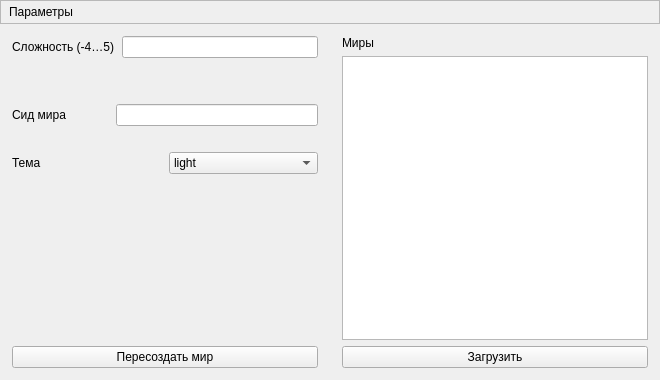
<?xml version="1.0" encoding="UTF-8"?>
<ui version="4.0">
 <class>SettingsPanel</class>
 <widget class="QWidget" name="SettingsPanel">
  <property name="geometry">
   <rect>
    <x>0</x>
    <y>0</y>
    <width>660</width>
    <height>380</height>
   </rect>
  </property>
  <property name="minimumSize">
   <size>
    <width>260</width>
    <height>200</height>
   </size>
  </property>
  <property name="maximumSize">
   <size>
    <width>860</width>
    <height>600</height>
   </size>
  </property>
  <layout class="QVBoxLayout" name="panelLayout">
   <property name="spacing">
    <number>0</number>
   </property>
   <property name="leftMargin">
    <number>0</number>
   </property>
   <property name="topMargin">
    <number>0</number>
   </property>
   <property name="rightMargin">
    <number>0</number>
   </property>
   <property name="bottomMargin">
    <number>0</number>
   </property>
   <item>
    <widget class="QFrame" name="titleFrame">
     <property name="minimumSize">
      <size>
       <width>0</width>
       <height>24</height>
      </size>
     </property>
     <property name="maximumSize">
      <size>
       <width>16777215</width>
       <height>24</height>
      </size>
     </property>
     <property name="frameShape">
      <enum>QFrame::Shape::StyledPanel</enum>
     </property>
     <property name="frameShadow">
      <enum>QFrame::Shadow::Raised</enum>
     </property>
     <layout class="QHBoxLayout" name="titleLayout">
      <property name="spacing">
       <number>0</number>
      </property>
      <property name="leftMargin">
       <number>8</number>
      </property>
      <property name="topMargin">
       <number>2</number>
      </property>
      <property name="rightMargin">
       <number>2</number>
      </property>
      <property name="bottomMargin">
       <number>2</number>
      </property>
      <item>
       <widget class="QLabel" name="titleLabel">
        <property name="text">
         <string>Параметры</string>
        </property>
       </widget>
      </item>
      <item>
       <spacer name="titleSpacer">
        <property name="orientation">
         <enum>Qt::Orientation::Horizontal</enum>
        </property>
        <property name="sizeHint" stdset="0">
         <size>
          <width>40</width>
          <height>20</height>
         </size>
        </property>
       </spacer>
      </item>
      <item>
       <widget class="QPushButton" name="closeButton">
        <property name="minimumSize">
         <size>
          <width>16</width>
          <height>14</height>
         </size>
        </property>
        <property name="maximumSize">
         <size>
          <width>16</width>
          <height>14</height>
         </size>
        </property>
        <property name="flat">
         <bool>true</bool>
        </property>
        <property name="text">
         <string/>
        </property>
       </widget>
      </item>
     </layout>
    </widget>
   </item>
   <item>
    <widget class="QScrollArea" name="scrollArea">
     <property name="frameShape">
      <enum>QFrame::Shape::NoFrame</enum>
     </property>
     <property name="horizontalScrollBarPolicy">
      <enum>Qt::ScrollBarPolicy::ScrollBarAsNeeded</enum>
     </property>
     <property name="widgetResizable">
      <bool>true</bool>
     </property>
     <widget class="QWidget" name="scrollAreaWidgetContents">
      <property name="geometry">
       <rect>
        <x>0</x>
        <y>0</y>
        <width>658</width>
        <height>354</height>
       </rect>
      </property>
      <layout class="QGridLayout" name="columnsLayout">
       <property name="leftMargin">
        <number>0</number>
       </property>
       <property name="topMargin">
        <number>0</number>
       </property>
       <property name="rightMargin">
        <number>0</number>
       </property>
       <property name="bottomMargin">
        <number>0</number>
       </property>
       <property name="spacing">
        <number>0</number>
       </property>
       <item row="0" column="0">
        <widget class="QFrame" name="leftColumn">
         <property name="frameShape">
          <enum>QFrame::Shape::NoFrame</enum>
         </property>
         <property name="frameShadow">
          <enum>QFrame::Shadow::Plain</enum>
         </property>
         <layout class="QVBoxLayout" name="leftLayout">
          <property name="spacing">
           <number>6</number>
          </property>
          <property name="leftMargin">
           <number>12</number>
          </property>
          <property name="topMargin">
           <number>12</number>
          </property>
          <property name="rightMargin">
           <number>12</number>
          </property>
          <property name="bottomMargin">
           <number>12</number>
          </property>
          <item>
           <layout class="QHBoxLayout" name="difficultyRow">
            <property name="spacing">
             <number>8</number>
            </property>
            <item>
             <widget class="QLabel" name="difficultyLabel">
              <property name="minimumSize">
               <size>
                <width>96</width>
                <height>0</height>
               </size>
              </property>
              <property name="text">
               <string>Сложность (-4…5)</string>
              </property>
             </widget>
            </item>
            <item>
             <widget class="QLineEdit" name="difficultyEdit">
              <property name="maxLength">
               <number>3</number>
              </property>
             </widget>
            </item>
           </layout>
          </item>
          <item>
           <widget class="QLabel" name="difficultyInfo">
            <property name="text">
             <string/>
            </property>
           </widget>
          </item>
          <item>
           <widget class="QLabel" name="difficultyWarning">
            <property name="visible">
             <bool>false</bool>
            </property>
            <property name="text">
             <string/>
            </property>
            <property name="wordWrap">
             <bool>true</bool>
            </property>
           </widget>
          </item>
          <item>
           <layout class="QHBoxLayout" name="seedRow">
            <property name="spacing">
             <number>8</number>
            </property>
            <item>
             <widget class="QLabel" name="seedLabel">
              <property name="minimumSize">
               <size>
                <width>96</width>
                <height>0</height>
               </size>
              </property>
              <property name="text">
               <string>Сид мира</string>
              </property>
             </widget>
            </item>
            <item>
             <widget class="QLineEdit" name="seedEdit"/>
            </item>
           </layout>
          </item>
          <item>
           <widget class="QLabel" name="seedWarning">
            <property name="visible">
             <bool>false</bool>
            </property>
            <property name="text">
             <string/>
            </property>
            <property name="wordWrap">
             <bool>true</bool>
            </property>
           </widget>
          </item>
          <item>
           <layout class="QHBoxLayout" name="themeRow">
            <property name="spacing">
             <number>8</number>
            </property>
            <item>
             <widget class="QLabel" name="themeLabel">
              <property name="minimumSize">
               <size>
                <width>96</width>
                <height>0</height>
               </size>
              </property>
              <property name="text">
               <string>Тема</string>
              </property>
             </widget>
            </item>
            <item>
             <widget class="QComboBox" name="themeCombo">
              <item>
               <property name="text">
                <string>light</string>
               </property>
              </item>
              <item>
               <property name="text">
                <string>dark</string>
               </property>
              </item>
             </widget>
            </item>
           </layout>
          </item>
          <item>
           <spacer name="leftSpacer">
            <property name="orientation">
             <enum>Qt::Orientation::Vertical</enum>
            </property>
            <property name="sizeHint" stdset="0">
             <size>
              <width>0</width>
              <height>16</height>
             </size>
            </property>
           </spacer>
          </item>
          <item>
           <widget class="QPushButton" name="regenerateButton">
            <property name="text">
             <string>Пересоздать мир</string>
            </property>
           </widget>
          </item>
         </layout>
        </widget>
       </item>
       <item row="0" column="1">
        <widget class="QFrame" name="rightColumn">
         <property name="frameShape">
          <enum>QFrame::Shape::NoFrame</enum>
         </property>
         <property name="frameShadow">
          <enum>QFrame::Shadow::Plain</enum>
         </property>
         <layout class="QVBoxLayout" name="rightLayout">
          <property name="spacing">
           <number>6</number>
          </property>
          <property name="leftMargin">
           <number>12</number>
          </property>
          <property name="topMargin">
           <number>12</number>
          </property>
          <property name="rightMargin">
           <number>12</number>
          </property>
          <property name="bottomMargin">
           <number>12</number>
          </property>
          <item>
           <widget class="QLabel" name="worldsLabel">
            <property name="text">
             <string>Миры</string>
            </property>
           </widget>
          </item>
          <item>
           <widget class="QListView" name="worldListView">
            <property name="minimumSize">
             <size>
              <width>0</width>
              <height>110</height>
             </size>
            </property>
           </widget>
          </item>
          <item>
           <widget class="QPushButton" name="loadWorldButton">
            <property name="text">
             <string>Загрузить</string>
            </property>
           </widget>
          </item>
         </layout>
        </widget>
       </item>
      </layout>
     </widget>
    </widget>
   </item>
  </layout>
 </widget>
 <resources/>
 <connections/>
</ui>
